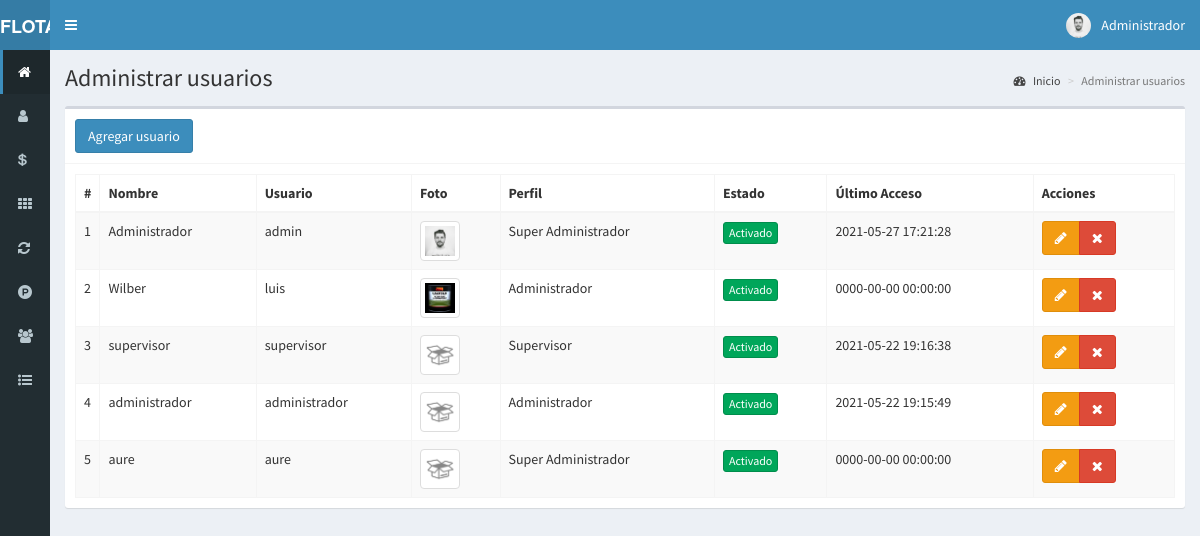
/usuarios (signed in), run on the app's committed database.
### tables this page shows
CREATE TABLE `usuarios` (
  `id` int(15) NOT NULL,
  `nombre` text NOT NULL,
  `usuario` text NOT NULL,
  `password` text NOT NULL,
  `perfil` text NOT NULL,
  `foto` text NOT NULL,
  `estado` int(11) NOT NULL,
  `ultimo_login` datetime NOT NULL,
  `fecha` timestamp NOT NULL DEFAULT current_timestamp() ON UPDATE current_timestamp()
);

### controladores/plantilla.controlador.php (called while the page is built)
<?php
class ControladorPlantilla{
	static public function ctrPlantilla(){
		include "vistas/plantilla.php";
	}
}

### index.php (called while the page is built, shortened)
<?php
require_once "controladores/plantilla.controlador.php";
require_once "controladores/usuarios.controlador.php";
require_once "controladores/mantenimientos.controlador.php";
require_once "modelos/usuarios.modelo.php";
$plantilla = new ControladorPlantilla();
$plantilla -> ctrPlantilla();

### controladores/usuarios.controlador.php (called while the page is built, shortened)
<?php
class ControladorUsuarios{
	static public function ctrMostrarUsuarios($item, $valor){
		$tabla = "usuarios";
		$respuesta = ModeloUsuarios::MdlMostrarUsuarios($tabla, $item, $valor);
		return $respuesta;
	}
}

### modelos/conexion.php (called while the page is built)
<?php
class Conexion{
	static public function conectar(){
		$link = new PDO("mysql:host=localhost;dbname=sis_inventario",
			            "root",
			            "");
		$link->exec("set names utf8");
		return $link;
	}
}

### modelos/usuarios.modelo.php (called while the page is built, shortened)
<?php
require_once "conexion.php";
class ModeloUsuarios{
	static public function mdlMostrarUsuarios($tabla, $item, $valor){
		if($item != null){
			$stmt = Conexion::conectar()->prepare("SELECT * FROM $tabla WHERE $item = :$item");
			$stmt -> bindParam(":".$item, $valor, PDO::PARAM_STR);
			$stmt -> execute();
			return $stmt -> fetch();
		}else{
			$stmt = Conexion::conectar()->prepare("SELECT * FROM $tabla");
			$stmt -> execute();
			return $stmt -> fetchAll();
		}
	}
}

### vistas/modulos/usuarios.php (the view, shortened to what this page needs)
<div class="content-wrapper">
  <section class="content-header">
    <h1>
      Administrar usuarios
    </h1>
    <ol class="breadcrumb">
      <li><a href="inicio"><i class="fa fa-dashboard"></i> Inicio</a></li>
      <li class="active">Administrar usuarios</li>
    </ol>
  </section>
  <section class="content">
    <div class="box">
      <div class="box-header with-border">
        <button class="btn btn-primary" data-toggle="modal" data-target="#modalAgregarUsuario">
          Agregar usuario
        </button>
      </div>
      <div class="box-body">
       <table class="table table-bordered table-striped dt-responsive tablas" width="100%">
        <thead>
         <tr>
           <th style="width:10px">#</th>
           <th>Nombre</th>
           <th>Usuario</th>
           <th>Foto</th>
           <th>Perfil</th>
           <th>Estado</th>
           <th>Último Acceso</th>
           <th>Acciones</th>
         </tr>
        </thead>
        <tbody>
        <?php
        $item = null;
        $valor = null;
        $usuarios = ControladorUsuarios::ctrMostrarUsuarios($item, $valor);
       foreach ($usuarios as $key => $value){
          echo ' <tr>
                  <td>'.($key+1).'</td>
                  <td>'.$value["nombre"].'</td>
                  <td>'.$value["usuario"].'</td>';
                  if($value["foto"] != ""){
                    echo '<td><img src="'.$value["foto"].'" class="img-thumbnail" width="40px"></td>';
                  }else{
                    echo '<td><img src="vistas/img/usuarios/default/anonymous.png" class="img-thumbnail" width="40px"></td>';
                  }
                  echo '<td>'.$value["perfil"].'</td>';
                  if($value["estado"] != 0){
                    echo '<td><button class="btn btn-success btn-xs btnActivar" idUsuario="'.$value["id"].'" estadoUsuario="0">Activado</button></td>';
                  }else{
                    echo '<td><button class="btn btn-danger btn-xs btnActivar" idUsuario="'.$value["id"].'" estadoUsuario="1">Desactivado</button></td>';
                  }
                  echo '<td>'.$value["ultimo_login"].'</td>
                  <td>
                    <div class="btn-group">
                      <button class="btn btn-warning btnEditarUsuario" idUsuario="'.$value["id"].'" data-toggle="modal" data-target="#modalEditarUsuario"><i class="fa fa-pencil"></i></button>
                      <button class="btn btn-danger btnEliminarUsuario" idUsuario="'.$value["id"].'" fotoUsuario="'.$value["foto"].'" usuario="'.$value["usuario"].'"><i class="fa fa-times"></i></button>
                    </div>
                  </td>
                </tr>';
        }
        ?>
        </tbody>
       </table>
      </div>
    </div>
  </section>
</div>

### data on the page
usuarios: nombre "Administrador", usuario "admin", foto (picture), perfil "Super Administrador", ultimo_login "2021-05-27 17:21:28"
usuarios: nombre "Wilber", usuario "luis", foto (picture), perfil "Administrador", ultimo_login "0000-00-00 00:00:00"
usuarios: nombre "supervisor", usuario "supervisor", perfil "Supervisor", ultimo_login "2021-05-22 19:16:38"
usuarios: nombre "administrador", usuario "administrador", perfil "Administrador", ultimo_login "2021-05-22 19:15:49"
usuarios: nombre "aure", usuario "aure", perfil "Super Administrador", ultimo_login "0000-00-00 00:00:00"

### other printed values
$_SESSION["nombre"] "Administrador"
